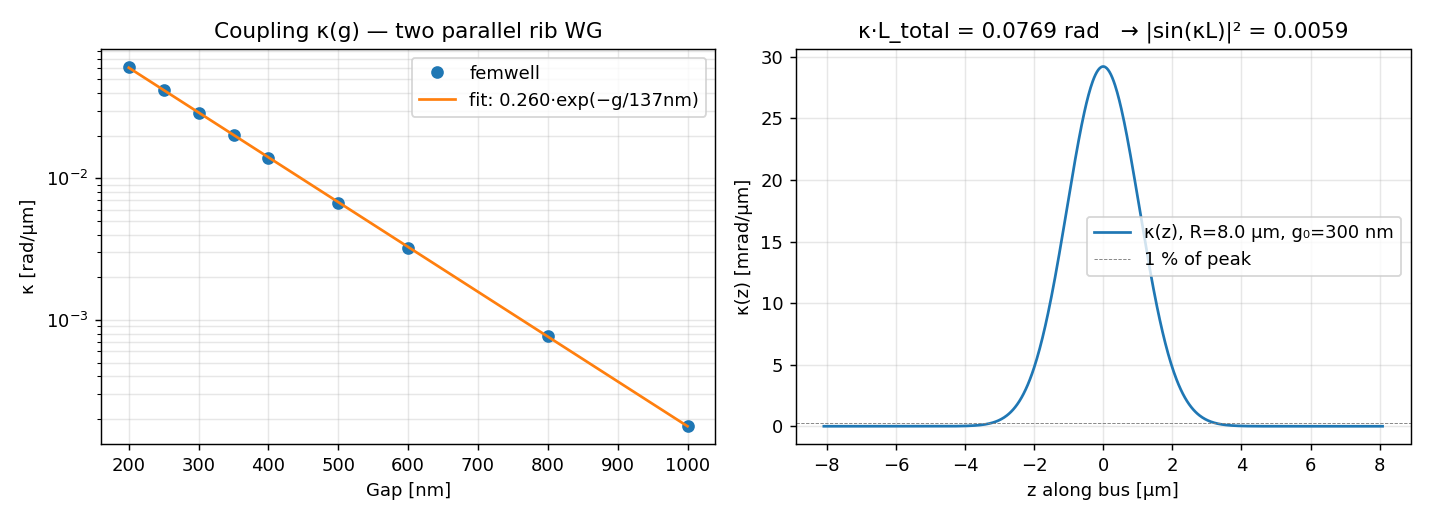

Generate this figure with Python:
"""Two-waveguide supermode coupling for a circular MRR.

Computes κ(g) for two parallel rib waveguides via the supermode method:
    κ(g) = π · (n_sym − n_asym) / λ        (per unit length)
Then integrates κ(g(z)) along the circular ring's approach/recession to
get the total coupling angle κ·L_eff for a "lumped" directional-coupler
model.

For a ring of radius R coupled to a straight bus with minimum gap g_0,
the centre-to-centre gap along the bus is
    g(z) = g_0 + R · (1 − cos(z/R))   ≈   g_0 + z²/(2R)   for |z| ≪ R.

Because κ falls off roughly exponentially with gap (κ ≈ κ_0·exp(−g/L_d)),
the integral has an approximately Gaussian profile in z; we just do it
numerically from the fitted κ(g).

Output: prints κ·L_eff (the value fc_dcoupler needs as `kappa_L`) and
an effective coupler length suggestion.
"""
import numpy as np
from collections import OrderedDict
from shapely.geometry import box
from skfem import Basis, ElementTriP0
from skfem.io.meshio import from_meshio
from femwell.mesh import mesh_from_OrderedDict
from femwell.maxwell.waveguide import compute_modes
from wg_sim import n_silicon, n_sio2


# ------------------------------------------------------------------ geometry
def build_two_ribs(gap_um, core_w=0.5, core_h=0.22, slab_w=8.0, slab_h=0.09,
                   sim_w=14.0, box_h=1.0, clad_h=1.0):
    """Two identical 500x220 rib waveguides separated edge-to-edge by `gap_um`.

    Slab is continuous under both cores (standard rib).  Mesh is fine in
    the gap region (resolution 10 nm) where the mode tails matter most.
    """
    # Centre-to-centre of the two cores:  d = gap + core_w
    d = gap_um + core_w
    x_left  = -d / 2.0
    x_right = +d / 2.0
    slab = box(-slab_w/2, 0, slab_w/2, slab_h)
    core_left  = box(x_left - core_w/2,  slab_h, x_left + core_w/2,  slab_h + core_h)
    core_right = box(x_right - core_w/2, slab_h, x_right + core_w/2, slab_h + core_h)
    si = slab.union(core_left).union(core_right)
    box_region = box(-sim_w/2, -box_h, sim_w/2, 0)
    clad = box(-sim_w/2, -box_h, sim_w/2, slab_h + core_h + clad_h)
    clad = clad.difference(si).difference(box_region)
    polys = OrderedDict(core=si, box=box_region, clad=clad)
    # Finer resolution in the gap so the evanescent overlap is captured.
    resolutions = dict(
        core={"resolution": 0.02, "distance": 0.4},
        box ={"resolution": 0.15, "distance": 0.4},
        clad={"resolution": 0.15, "distance": 0.4},
    )
    return polys, resolutions


def supermodes(gap_um, wavelength_um=1.55, n_guess=2.76):
    """Return (n_sym, n_asym) for the lowest two TE-like supermodes."""
    polys, resolutions = build_two_ribs(gap_um)
    mesh = from_meshio(mesh_from_OrderedDict(polys, resolutions,
                                              default_resolution_max=0.25))
    basis0 = Basis(mesh, ElementTriP0())
    epsilon = basis0.zeros(dtype=complex)
    n_si = n_silicon(wavelength_um)
    n_ox = n_sio2(wavelength_um)
    for subdomain, n_val in [("core", n_si), ("box", n_ox), ("clad", n_ox)]:
        epsilon[basis0.get_dofs(elements=subdomain)] = n_val**2
    modes = compute_modes(basis0, epsilon, wavelength=wavelength_um,
                          num_modes=2, order=1, n_guess=n_guess)
    # Sort descending in real(n_eff): symmetric mode has higher n_eff.
    neffs = sorted([complex(m.n_eff) for m in modes], key=lambda c: -c.real)
    return neffs[0].real, neffs[1].real


# ------------------------------------------------------------------ kappa(g)
def kappa_from_supermodes(n_sym, n_asym, wavelength_um=1.55):
    """κ = π · Δn / λ  (in 1/µm if λ is in µm)."""
    return np.pi * (n_sym - n_asym) / wavelength_um


# ------------------------------------------------------------------ ring integration
def kappa_L_circular(kappa_g_fn, R_um, g0_um, span_um=None, n_pts=801):
    """Integrate κ(g(z)) along z for a ring of radius R_um, min gap g0_um.

    g(z) = g0 + R · (1 − cos(z/R))
    The integration window auto-sizes to where κ has dropped to 1 % of peak.
    """
    if span_um is None:
        # Find z where g(z) - g0 has caused κ to drop ~100×; an order-of-mag
        # bigger gap typically reduces κ by ~100×.  Take z where g = g0 + 1 µm.
        # g0 + R(1-cos(z/R)) = g0 + 1  →  z = R·arccos(1 − 1/R).
        # For R = 8 µm that's z ≈ 4.0 µm; double it as a safety margin.
        span_um = 2.0 * R_um * np.arccos(max(1.0 - 1.0/R_um, -1.0))
    z = np.linspace(-span_um, span_um, n_pts)
    g = g0_um + R_um * (1.0 - np.cos(z / R_um))
    k = kappa_g_fn(g)
    kL = np.trapz(k, z)
    return kL, z, g, k


# ------------------------------------------------------------------ main
def main():
    WL = 1.55
    print(f"Two-rib supermode sweep at λ = {WL} µm")
    print("="*70)

    # Gap sweep: tight cluster near 300 nm (the design point), plus
    # wider gaps so we can fit κ(g) = κ0·exp(−g/L_d) cleanly.
    gaps_um = np.array([0.20, 0.25, 0.30, 0.35, 0.40, 0.50, 0.60, 0.80, 1.00])
    kappas  = np.zeros_like(gaps_um)
    for i, g in enumerate(gaps_um):
        n_sym, n_asym = supermodes(g)
        kappas[i] = kappa_from_supermodes(n_sym, n_asym, WL)
        print(f"  gap = {g*1000:6.1f} nm:  n_s = {n_sym:.5f}  n_a = {n_asym:.5f}  "
              f"κ = {kappas[i]:.4f} /µm = {kappas[i]*1e6:.3e} /m")

    # Fit κ(g) = κ0 · exp(−g/L_d) on the log domain.
    log_k = np.log(kappas)
    slope, intercept = np.polyfit(gaps_um, log_k, 1)
    L_d = -1.0 / slope
    kappa_0 = np.exp(intercept)
    print()
    print(f"Exponential fit:  κ(g) = {kappa_0:.4f} · exp(−g / {L_d:.4f} µm)  (g in µm)")
    print(f"  κ(300 nm) measured = {kappas[gaps_um==0.30][0]:.4f}  "
          f"vs fit = {kappa_0*np.exp(-0.30/L_d):.4f}")

    def kappa_fn(g_um):
        return kappa_0 * np.exp(-g_um / L_d)

    # ----- Integrate over the circular ring approach -----
    # From the giona schematic: PS_PN_TH L = 25.13 µm, two arms in the ring
    # → ring circumference C = 2 · 25.13 = 50.26 µm → R = C / (2π) ≈ 8 µm.
    R_um = 8.0
    g0_um = 0.30
    kL, z, g, k_of_z = kappa_L_circular(kappa_fn, R_um, g0_um)

    # Recommended effective coupler length: take where κ has dropped to 1 % of
    # the peak.  This is purely a documentation choice (kappa·L is what matters
    # in the cos/sin transfer).
    peak = kappa_fn(g0_um)
    mask = k_of_z >= 0.01 * peak
    if mask.any():
        L_eff_um = float(z[mask][-1] - z[mask][0])
    else:
        L_eff_um = 2.0 * np.sqrt(2.0 * R_um * L_d)  # Gaussian σ rule

    print()
    print("="*70)
    print(f"Ring R = {R_um} µm, minimum gap g₀ = {g0_um*1000:.0f} nm")
    print("="*70)
    print(f"  κ·L_total (point-coupler equivalent) = {kL:.5f} rad")
    print(f"    → power cross-coupling at resonance: |sin(κL)|² = "
          f"{np.sin(kL)**2:.5f}")
    print(f"    → through-coupling:                |cos(κL)|² = "
          f"{np.cos(kL)**2:.5f}")
    print(f"  L_eff (1 % κ-floor)                 = {L_eff_um:.3f} µm")
    print(f"  kappa_per_m (= κL/L_eff)            = "
          f"{kL/(L_eff_um*1e-6):.3e} /m")
    print()
    print("→ fc_dcoupler defaults to set:")
    print(f"     kappa_L = {kL:.5f}")
    print(f"     L_um    = {L_eff_um:.3f}     (so kappa = {kL/(L_eff_um*1e-6):.4g} /m)")

    # Save CSV of κ(g) table for reproducibility / regression.
    import csv, os
    here = os.path.dirname(os.path.abspath(__file__))
    with open(os.path.join(here, "coupler_kappa_vs_gap.csv"), "w", newline="") as f:
        w = csv.writer(f)
        w.writerow(["gap_um", "kappa_per_um", "kappa_per_m"])
        for gi, ki in zip(gaps_um, kappas):
            w.writerow([f"{gi:.4f}", f"{ki:.6e}", f"{ki*1e6:.6e}"])
        w.writerow([])
        w.writerow(["# ring sim:"])
        w.writerow(["R_um", f"{R_um}"])
        w.writerow(["g0_um", f"{g0_um}"])
        w.writerow(["kappa_L_rad", f"{kL:.6f}"])
        w.writerow(["L_eff_um", f"{L_eff_um:.3f}"])
        w.writerow(["kappa_0_per_um", f"{kappa_0:.6f}"])
        w.writerow(["L_d_um", f"{L_d:.6f}"])
    print(f"\nSaved κ(g) table + ring integration to coupler_kappa_vs_gap.csv")

    # Plot
    import matplotlib
    matplotlib.use("Agg")
    import matplotlib.pyplot as plt
    fig, axes = plt.subplots(1, 2, figsize=(11, 4))
    g_fine = np.linspace(gaps_um.min(), gaps_um.max(), 200)
    axes[0].semilogy(gaps_um*1000, kappas, "o", label="femwell")
    axes[0].semilogy(g_fine*1000, kappa_fn(g_fine), "-",
                     label=f"fit: {kappa_0:.3f}·exp(−g/{L_d*1000:.0f}nm)")
    axes[0].set_xlabel("Gap [nm]")
    axes[0].set_ylabel("κ [rad/µm]")
    axes[0].set_title("Coupling κ(g) — two parallel rib WG")
    axes[0].legend(); axes[0].grid(alpha=0.3, which="both")

    axes[1].plot(z, k_of_z*1000, label=f"κ(z), R={R_um} µm, g₀={g0_um*1000:.0f} nm")
    axes[1].axhline(0.01*peak*1000, color="grey", ls="--", lw=0.5,
                    label="1 % of peak")
    axes[1].set_xlabel("z along bus [µm]")
    axes[1].set_ylabel("κ(z) [mrad/µm]")
    axes[1].set_title(f"κ·L_total = {kL:.4f} rad   "
                      f"→ |sin(κL)|² = {np.sin(kL)**2:.4f}")
    axes[1].legend(); axes[1].grid(alpha=0.3)

    plt.tight_layout()
    out = os.path.join(here, "coupler_sim.png")
    plt.savefig(out, dpi=130)
    print(f"Plot saved to {out}")


if __name__ == "__main__":
    main()
